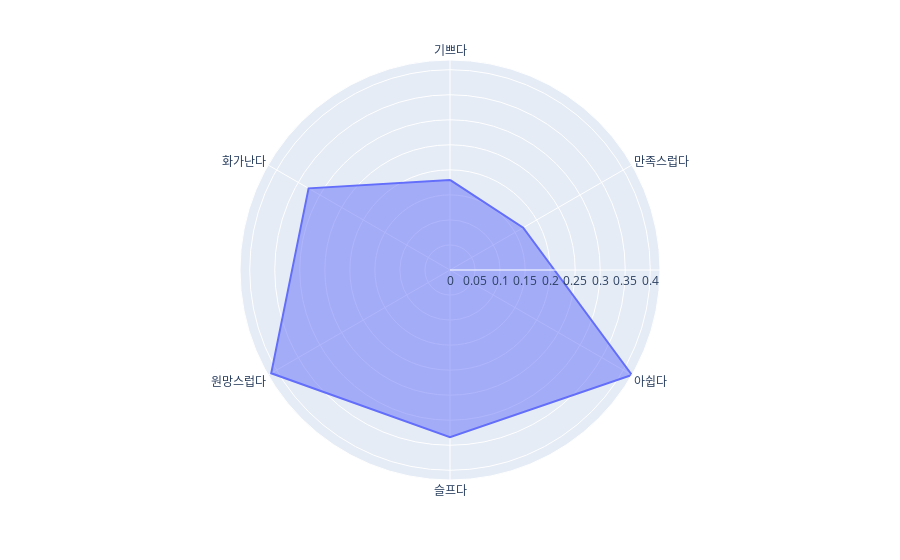

Source (notebook cell):
### Code cell
print(corpus)
# 데이터 생성
df = pd.DataFrame(dict(
    r= sentimentScoreList ,
    theta=sentimentList))

fig = px.line_polar(df, r='r', theta='theta', line_close=True)

fig.update_traces(fill='toself')

fig.show()

### Figure 1 — Plotly figure (JSON) as saved in the notebook; plotly's stock layout.template omitted (floating-point values rounded to 4 significant figures)
{"data": [{"fill": "toself", "hovertemplate": "r=%{r}<br>theta=%{theta}<extra></extra>", "legendgroup": "", "line": {"color": "#636efa", "dash": "solid"}, "marker": {"symbol": "circle"}, "mode": "lines", "name": "", "r": [0.18, 0.1688, 0.4194, 0.3337, 0.4123, 0.3261, 0.18], "showlegend": false, "subplot": "polar", "theta": ["기쁘다", "만족스럽다", "아쉽다", "슬프다", "원망스럽다", "화가난다", "기쁘다"], "type": "scatterpolar"}], "layout": {"legend": {"tracegroupgap": 0}, "margin": {"t": 60}, "polar": {"angularaxis": {"direction": "clockwise", "rotation": 90}, "domain": {"x": [0, 1], "y": [0, 1]}}}}
